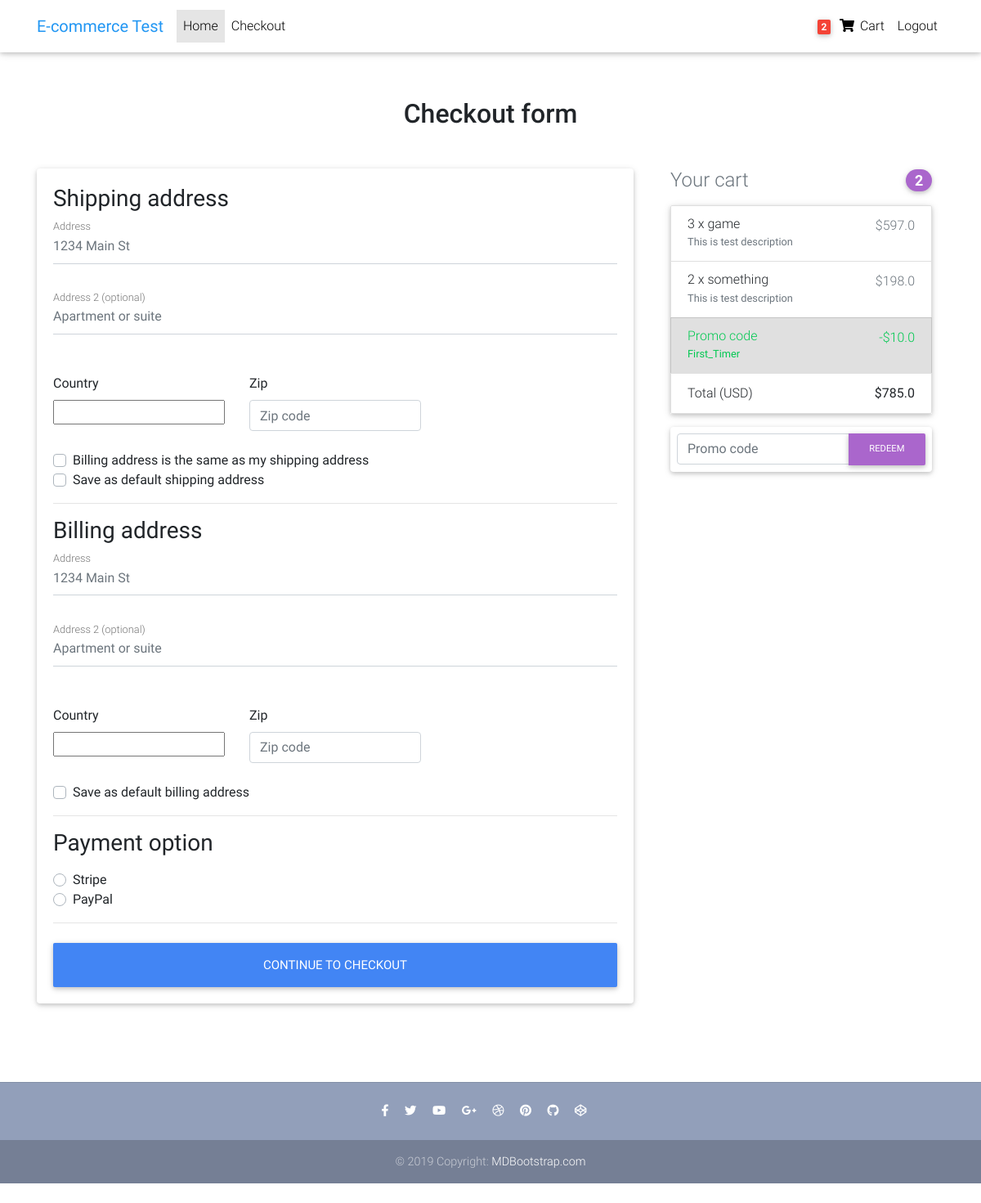
/checkout/ (signed in), run on an earlier commit of the app's database.
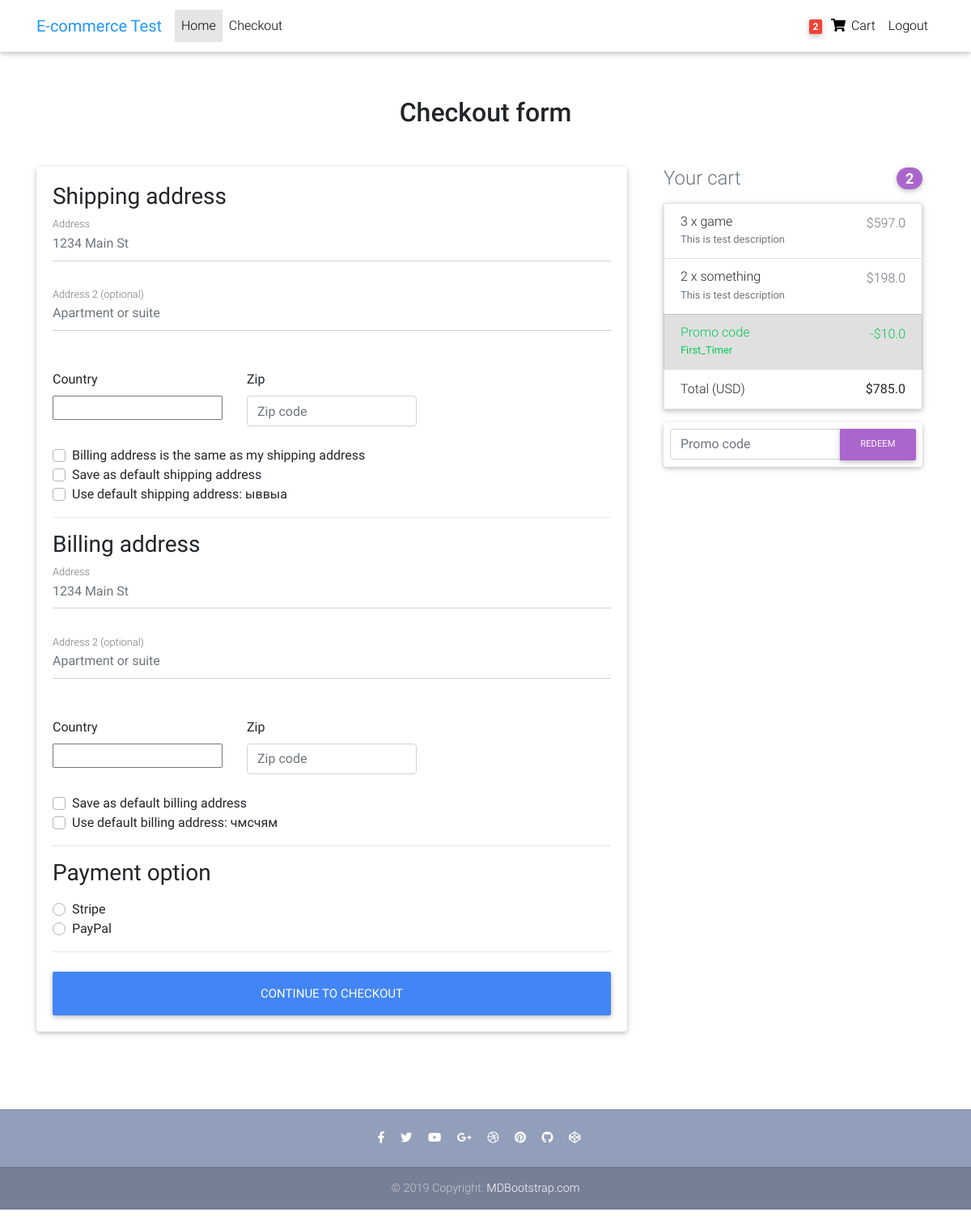
And on a later commit of the database.
### store/models.py (models this page shows, shortened)
class Order(models.Model):
    user = models.ForeignKey(settings.AUTH_USER_MODEL,
                             on_delete=models.CASCADE, verbose_name='Заказчик')
    ref_code = models.CharField(max_length=20, blank=True, null=True)
    items = models.ManyToManyField(OrderItem)
    start_date = models.DateTimeField(
        auto_now_add=True, verbose_name='Дата начала заказа')
    ordered_date = models.DateTimeField(verbose_name='Дата заказа')
    ordered = models.BooleanField(default=False, verbose_name='Заказано')
    shipping_address = models.ForeignKey(
        'Address', related_name='shipping_address', on_delete=models.SET_NULL, blank=True, null=True, verbose_name='Адрес доставки')
    billing_address = models.ForeignKey(
        'Address', related_name='billing_address', on_delete=models.SET_NULL, blank=True, null=True, verbose_name='Адрес проживания')
    payment = models.ForeignKey(
        'Payment', on_delete=models.SET_NULL, blank=True, null=True, verbose_name='Оплата')
    coupon = models.ForeignKey(
        'Coupon', on_delete=models.SET_NULL, blank=True, null=True, verbose_name='Купон')
    being_delivered = models.BooleanField(
        default=False, verbose_name='Доставляется')
    received = models.BooleanField(default=False, verbose_name='Получено')
    refund_requested = models.BooleanField(
        default=False, verbose_name='Запрос на возмещение')
    refund_granted = models.BooleanField(
        default=False, verbose_name='Возмещено')
    '''
    1. Item added to cart
    2. Adding a billing address
    (Failed checkout)
    3. Payment
    (Preprocessing, processing, packaging etc.)
    4. Being delivered
    5. Received
    6. Refunds
    '''
    class Meta:
        verbose_name = 'Заказ'
        verbose_name_plural = 'Заказы'
    def get_total(self):
        total = 0
        for order_item in self.items.all():
            total += order_item.get_final_price()
        if self.coupon:
            total -= self.coupon.amount
        return total

class OrderItem(models.Model):
    user = models.ForeignKey(settings.AUTH_USER_MODEL,
                             on_delete=models.CASCADE, verbose_name='Заказчик')
    ordered = models.BooleanField(default=False, verbose_name='Заказано')
    item = models.ForeignKey(
        Item, on_delete=models.CASCADE, verbose_name='Товар')
    quantity = models.IntegerField(default=1, verbose_name='Количество')
    class Meta:
        verbose_name = 'Заказ-Товар'
        verbose_name_plural = 'Заказы-Товары'
    def get_total_discount_item_price(self):
        return self.quantity * self.item.discount_price
    def get_final_price(self):
        if self.item.discount_price:
            return self.get_total_discount_item_price()
        return self.get_total_item_price()

class Item(models.Model):
    title = models.CharField(max_length=100, verbose_name='Наименование')
    price = models.FloatField(verbose_name='Цена')
    discount_price = models.FloatField(
        blank=True, null=True, verbose_name='Цена со скидкой')
    category = models.CharField(
        choices=CATEGORY_CHOICES, max_length=2, verbose_name='Категория')
    label = models.CharField(choices=LABEL_CHOICES,
                             max_length=1, verbose_name='Лейба')
    slug = models.SlugField(verbose_name='Слаг')
    description = models.TextField(verbose_name='Описание')
    image = models.ImageField()
    class Meta:
        verbose_name = 'Товар'
        verbose_name_plural = 'Товары'

class Coupon(models.Model):
    code = models.CharField(max_length=15)
    amount = models.FloatField()
    class Meta:
        verbose_name = 'Купон'
        verbose_name_plural = 'Купоны'

class Address(models.Model):
    user = models.ForeignKey(settings.AUTH_USER_MODEL,
                             on_delete=models.CASCADE, verbose_name='Заказчик')
    street_address = models.CharField(max_length=100, verbose_name='Улица')
    apartment_address = models.CharField(
        max_length=100, verbose_name='дом, квартира')
    country = CountryField(multiple=False, verbose_name='Страна')
    zip = models.CharField(max_length=100, verbose_name='Индекс')
    address_type = models.CharField(
        max_length=1, choices=ADDRESS_CHOICES, verbose_name='Тип адреса')
    default = models.BooleanField(default=False, verbose_name='По умолчанию')
    class Meta:
        verbose_name = 'Адрес'
        verbose_name_plural = 'Адреса'

### store/views.py (the view, shortened to what this page needs)
# urls.py: path('checkout/', CheckoutView.as_view(), name='checkout'),
class CheckoutView(View):
    def get(self, *args, **kwargs):
        try:
            order = Order.objects.get(user=self.request.user, ordered=False)
            form = CheckoutForm()
            context = {
                'form': form,
                'order': order,
                'couponform': CouponForm(),
                'DISPLAY_COUPON_FORM': True,
            }
            shipping_address_qs = Address.objects.filter(
                user=self.request.user,
                address_type='S',
                default=True
            )
            if shipping_address_qs.exists():
                context.update(
                    {'default_shipping_address': shipping_address_qs[0]})
            billing_address_qs = Address.objects.filter(
                user=self.request.user,
                address_type='B',
                default=True
            )
            if billing_address_qs.exists():
                context.update(
                    {'default_billing_address': billing_address_qs[0]})
            return render(self.request, "store/checkout.html", context)
        except ObjectDoesNotExist:
            messages.info(self.request, "This coupon does not exist")
            return redirect("store:checkout")

### store/templates/store/checkout.html (shortened to what this page needs)
{% extends "store/base.html" %} {% block content %}
<main>
  <div class="container wow fadeIn">
    <h2 class="my-5 h2 text-center">Checkout form</h2>
    <div class="row">
      <div class="col-md-8 mb-4">
        <div class="card">
          <form method="POST" class="card-body">
            <h3>Shipping address</h3>
            <div class="hideable_shipping_form">
              <div class="md-form mb-5">
                <input
                  type="text"
                  placeholder="1234 Main St"
                  id="shipping_address"
                  name="shipping_address"
                  class="form-control"
                />
                <label for="shipping_address" class="">Address</label>
              </div>
              <div class="md-form mb-5">
                <input
                  type="text"
                  placeholder="Apartment or suite"
                  id="shipping_address2"
                  name="shipping_address2"
                  class="form-control"
                />
                <label for="shipping_address2" class=""
                  >Address 2 (optional)</label
                >
              </div>
              <div class="row">
                <div class="col-lg-4 col-md-12 mb-4">
                  <label for="country">Country</label>
                  {{ form.shipping_country }}
                </div>
                <div class="col-lg-4 col-md-6 mb-4">
                  <label for="shipping_zip">Zip</label>
                  <input
                    type="text"
                    placeholder="Zip code"
                    id="shipping_zip"
                    name="shipping_zip"
                    class="form-control"
                  />
                </div>
              </div>
              <div class="custom-control custom-checkbox">
                <label class="custom-control-label" for="same_billing_address"
                  >Billing address is the same as my shipping address</label
                >
              </div>
              <div class="custom-control custom-checkbox">
                <label class="custom-control-label" for="set_default_shipping"
                  >Save as default shipping address</label
                >
              </div>
            </div>
            {% if default_shipping_address %}
            <div class="custom-control custom-checkbox">
              <label class="custom-control-label" for="use_default_shipping"
                >Use default shipping address:
                {{default_shipping_address.street_address|truncatechars:10}}</label
              >
            </div>
            {% endif %}
            <hr />
            <h3>Billing address</h3>
            <div class="hideable_billing_form">
              <div class="md-form mb-5">
                <input
                  type="text"
                  placeholder="1234 Main St"
                  id="billing_address"
                  name="billing_address"
                  class="form-control"
                />
                <label for="billing_address" class="">Address</label>
              </div>
              <div class="md-form mb-5">
                <input
                  type="text"
                  placeholder="Apartment or suite"
                  id="billing_address2"
                  name="billing_address2"
                  class="form-control"
                />
                <label for="billing_address2" class=""
                  >Address 2 (optional)</label
                >
              </div>
              <div class="row">
                <div class="col-lg-4 col-md-12 mb-4">
                  <label for="country">Country</label>
                  {{ form.billing_country }}
                </div>
                <div class="col-lg-4 col-md-6 mb-4">
                  <label for="billing_zip">Zip</label>
                  <input
                    type="text"
                    placeholder="Zip code"
                    id="billing_zip"
                    name="billing_zip"
                    class="form-control"
                  />
                </div>
              </div>
              <div class="custom-control custom-checkbox">
                <label class="custom-control-label" for="set_default_billing"
                  >Save as default billing address</label
                >
              </div>
            </div>
            {% if default_billing_address %}
            <div class="custom-control custom-checkbox">
              <label class="custom-control-label" for="use_default_billing"
                >Use default billing address:
                {{default_billing_address.street_address|truncatechars:10}}</label
              >
            </div>
            {% endif %}
            <hr />
            <h3>Payment option</h3>
            <div class="d-block my-3">
              {% for value, name in form.fields.payment_option.choices %}
              <div class="custom-control custom-radio">
                <label class="custom-control-label" for="{{ name }}"
                  >{{ name }}</label
                >
              </div>
              {% endfor %}
            </div>
            <hr class="mb-4" />
            <button class="btn btn-primary btn-lg btn-block" type="submit">
              Continue to checkout
            </button>
          </form>
        </div>
      </div>
      <div class="col-md-4 mb-4">{% include "store/order_snippet.html" %}</div>
    </div>
  </div>
</main>
{% endblock content %}

### store/templates/store/base.html (shortened to what this page needs)
{% load static %}
<!DOCTYPE html>
<html lang="en">
  <head>
    <link
      rel="stylesheet"
      href="https://use.fontawesome.com/releases/v5.8.1/css/all.css"
    />
    <link href="{% static 'css/bootstrap.min.css' %}" rel="stylesheet" />
    <link href="{% static 'css/mdb.min.css' %}" rel="stylesheet" />
    <link href="{% static 'css/style.min.css' %}" rel="stylesheet" />
  </head>
  {% include "store/navbar.html" %}
  <body>
    <div class="mt-5 pt-4">
    </div>
    {% block content %} {% endblock content %}
    <br />
    <br />
    {% include "store/footer.html" %} {% include "store/scripts.html" %}
    <br />
  </body>
</html>

### store/templates/store/navbar.html (shortened to what this page needs)
{% load cart_template_tags %}
<nav
  class="navbar fixed-top navbar-expand-lg navbar-light white scrolling-navbar"
>
  <div class="container">
    <a class="navbar-brand waves-effect" href="/">
      <strong class="blue-text">E-commerce Test</strong>
    </a>
    <div class="collapse navbar-collapse" id="navbarSupportedContent">
      <ul class="navbar-nav mr-auto">
        <li class="nav-item active">
          <a class="nav-link waves-effect" href="/"
            >Home
          </a>
        </li>
        <li class="nav-item">
          <a class="nav-link waves-effect" href="#"> Checkout</a>
        </li>
      </ul>
      <ul class="navbar-nav nav-flex-icons">
        {% if request.user.is_authenticated %}
        <li class="nav-item">
          <a
            href="{% url 'store:order-summary' %}"
            class="nav-link waves-effect"
          >
            <span class="badge red z-depth-1 mr-1">
              {{ request.user|cart_item_count }}
            </span>
            <i class="fas fa-shopping-cart"></i>
            <span class="clearfix d-none d-sm-inline-block"> Cart </span>
          </a>
        </li>
        <li class="nav-item">
          <a class="nav-link waves-effect" href="{% url 'account_logout' %}">
            <span class="clearfix d-none d-sm-inline-block"> Logout </span>
          </a>
        </li>
        {% endif %}
      </ul>
    </div>
  </div>
</nav>

### store/templates/store/order_snippet.html (shortened to what this page needs)
<div class="col-md-12 mb-4">
  <h4 class="d-flex justify-content-between align-items-center mb-3">
    <span class="text-muted">Your cart</span>
    <span class="badge badge-secondary badge-pill"
      >{{ order.items.count }}</span
    >
  </h4>
  <ul class="list-group mb-3 z-depth-1">
    {% for order_item in order.items.all %}
    <li class="list-group-item d-flex justify-content-between lh-condensed">
      <div>
        <h6 class="my-0">
          {{ order_item.quantity }} x {{ order_item.item.title}}
        </h6>
        <small class="text-muted">{{ order_item.item.description}}</small>
      </div>
      <span class="text-muted">${{ order_item.get_final_price }}</span>
    </li>
    {% endfor %} {% if order.coupon %}
    <li class="list-group-item d-flex justify-content-between bg-light">
      <div class="text-success">
        <h6 class="my-0">Promo code</h6>
        <small>{{ order.coupon.code }}</small>
      </div>
      <span class="text-success">-${{ order.coupon.amount }}</span>
    </li>
    {% endif %}
    <li class="list-group-item d-flex justify-content-between">
      <span>Total (USD)</span>
      <strong>${{ order.get_total }}</strong>
    </li>
  </ul>
  {% if DISPLAY_COUPON_FORM %}
  <form class="card p-2" action="{% url 'store:add-coupon' %}" method="POST">
    <div class="input-group">
      {{ couponform.code }}
      <div class="input-group-append">
        <button class="btn btn-secondary btn-md waves-effect m-0" type="submit">
          Redeem
        </button>
      </div>
    </div>
  </form>
  {% endif %}
</div>

### store/templates/store/footer.html
<footer class="page-footer text-center font-small mt-4 wow fadeIn">
    <hr class="my-4">
    <div class="pb-4">
      <a href="https://www.facebook.com/mdbootstrap" target="_blank">
        <i class="fab fa-facebook-f mr-3"></i>
      </a>
      <a href="https://twitter.com/MDBootstrap" target="_blank">
        <i class="fab fa-twitter mr-3"></i>
      </a>
      <a href="https://www.youtube.com/watch?v=7MUISDJ5ZZ4" target="_blank">
        <i class="fab fa-youtube mr-3"></i>
      </a>
      <a href="https://plus.google.com/u/0/b/107863090883699620484" target="_blank">
        <i class="fab fa-google-plus-g mr-3"></i>
      </a>
      <a href="https://dribbble.com/mdbootstrap" target="_blank">
        <i class="fab fa-dribbble mr-3"></i>
      </a>
      <a href="https://pinterest.com/mdbootstrap" target="_blank">
        <i class="fab fa-pinterest mr-3"></i>
      </a>
      <a href="https://github.com/mdbootstrap/bootstrap-material-design" target="_blank">
        <i class="fab fa-github mr-3"></i>
      </a>
      <a href="http://codepen.io/mdbootstrap/" target="_blank">
        <i class="fab fa-codepen mr-3"></i>
      </a>
    </div>
    <div class="footer-copyright py-3">
      © 2019 Copyright:
      <a href="https://mdbootstrap.com/education/bootstrap/" target="_blank"> MDBootstrap.com </a>
    </div>
  </footer>

### store/templates/store/scripts.html (shortened to what this page needs)
{% load static %}

What changed in the data, as far as the page shows it:
added Address: street_address "ыввыа"
added Address: street_address "чмсчям"
Also different on the page:
text now shown: "Use default shipping address: Use default billing address:"
